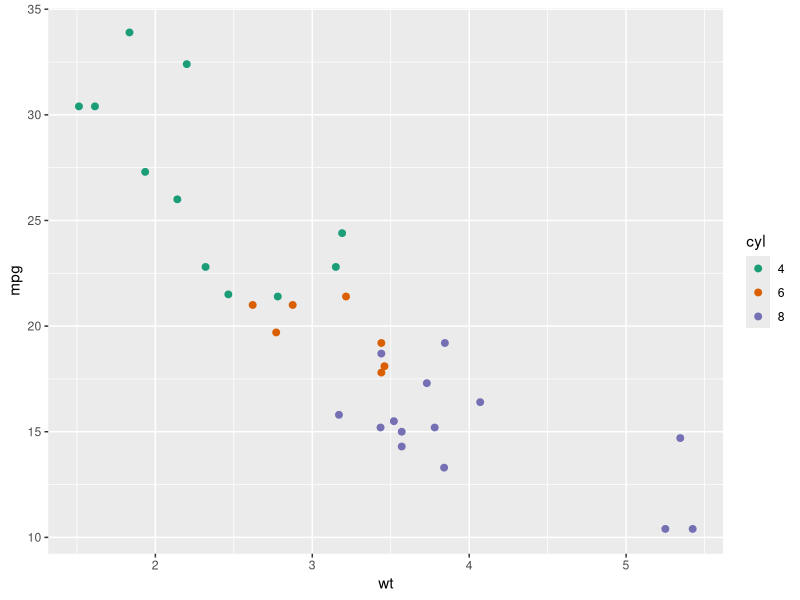

R code for this plot:
## ---- chunk 1
library(tibble); library(dplyr) 
library(ggplot2); library(R6)
## ---- chunk 2
triangle_size <- 6
square_size   <- 4
hexagon_size  <- 5
## ---- chunk 3
triangle <- list(size = 6)
square   <- list(size = 4)
hexagon  <- list(size = 5)
## ---- chunk 4
x <- list(size = 6)

# is x a square or a triangle?
## ---- chunk 5
triangle <- list(sides = 3, size = 6)
square   <- list(sides = 4, size = 4)
hexagon  <- list(sides = 6, size = 5)
## ---- chunk 6
print_rp <- function(rp) {    # hmm... the 'print' name is taken
    cat("Regular polygon with", rp$sides, 
        "sides of size", rp$size, "\n")
}

print_rp(triangle)
## ---- chunk 7
resize <- function(rp, value = 1) {
    rp$size <- rp$size * value
    rp
}

print_rp(resize(triangle, 2))
print_rp(triangle)  # the original object is unchanged
## ---- chunk 8
`size<-` <- function(rp, value = 1) {   # note the name
    rp$size <- rp$size * value
    rp
}

triangle_copy <- triangle  # let's work with a copy
size(triangle_copy) <- 2 
print_rp(triangle_copy)
## ---- chunk 9
attr(triangle, "class") <- "regular_polygon"
triangle
## ---- chunk 10
class(square) <- "regular_polygon"
class(square)
class(hexagon) <- "regular_polygon"
class(hexagon)
## ---- chunk 11
df1 <- data.frame(a = 1:2, b = 3:4)
class(df1)
str(df1)
## ---- chunk 12
model <- lm(b ~ a, data = df1)
class(model)
str(model)
## ---- chunk 13
df2 <- as_data_frame(df1)
class(df2)
str(df2)
## ---- chunk 14
print(df1)
print(df2)
## ---- chunk 15
print(model)
## ---- chunk 16
print
## ---- chunk 17
print.regular_polygon <- function(rp) {
    cat("Regular polygon with", rp$sides, 
        "sides of size", rp$size, "\n")
}

print(triangle)
## ---- chunk 18
methods(class = "regular_polygon")
## ---- chunk 19
methods(resize)
## ---- chunk 20
resize <- function(x, ...) UseMethod("resize", x)   # only one argument

resize.regular_polygon <- function(rp, value = 1) {
    rp$size <- rp$size * value
    rp
}
## ---- chunk 21
print(resize(triangle, 2))
## ---- chunk 22
circle <- list(sides = NA, size = 1)
class(circle) <- c('circle', 'regular_polygon')
print(circle)
## ---- chunk 23
print.circle <- function(rp) {
    cat("Circle of size", rp$size, "\n")
}
print(circle)
## ---- chunk 24
inherits(circle, 'circle')
inherits(circle, 'regular_polygon')
## ---- chunk 25
print(resize(circle, 2))
## ---- chunk 26
class(model)
class(model) <- c("Agent Smith", class(model))
class(model)
## ---- chunk 27
class(df1)
class(df1) <- c("Agent Smith", class(df1))
class(df1)
## ---- chunk 28
rm(list = ls())   # clean up

setClass(
    Class = "Circle",
    slots = representation(
        size = "numeric"
    )
)
## ---- chunk 29
circle <- new("Circle", size = 1.5)
circle
## ---- chunk 30
circle@size
slot(circle, 'size')
## ---- chunk 31
circle@size <- 1.7  # you should do this only inside of a class method
circle@size
## ---- chunk 32
Circle_show <- function(object) {
    cat("Circle of size", object@size, "\n")
}

setMethod("show", "Circle", Circle_show)
print(circle)
## ---- chunk 33
Circle_validity <- function(object) {
    if (object@size < 0) return("Size must be positive")
    TRUE   # return TRUE if all tests pass
}

setValidity("Circle", Circle_validity)
## ---- chunk 34
circle@size <- -5
circle
## ---- chunk 35
circle@size <- 1.7
## ---- chunk 36
Circle_get_size <- function(object) object@size

setGeneric(name = "size", 
           def = function(object) standardGeneric("size"),
           valueClass = "numeric")
setMethod("size", "Circle", Circle_get_size)
## ---- chunk 37
size(circle)
## ---- chunk 38
Circle_set_size <- function(object, value) {
    object@size <- value     # modifies the object in the local scope
    validObject(object)      # force validation
    object                   # the setter must return the object
}

setGeneric(name = "size<-", 
           def = function(object, value) standardGeneric("size<-"))
setMethod("size<-", "Circle", Circle_set_size)
## ---- chunk 39
size(circle) <- 2.5
size(circle)
## ---- chunk 40
setClass(
    Class = "RegularPolygon",
    slots = representation(sides = "integer"), # only the new slot
    contains = "Circle"     # size inherited from Circle
)
## ---- chunk 41
triangle <- new("RegularPolygon", sides = 3L, size = 3.5)
print(triangle)
## ---- chunk 42
RegularPolygon_show <- function(object) {
    cat("Regular polygon with", object@sides, 
        "sides of size", object@size, "\n")    
}

setMethod("show", "RegularPolygon", RegularPolygon_show)
print(triangle)
## ---- chunk 43
(size(triangle) <- 3.8)
## ---- chunk 44
is(triangle)            # this is how we check for S4 classes
is(triangle, "Circle")  # R cannot overcome poor design choices
## ---- chunk 45
my_env <- new.env()
my_env$x <- 42
ls(my_env)
my_env$x
## ---- chunk 46
setClass("Element",
         slots = representation(x = 'numeric', my_env = 'environment')
)

setMethod("initialize", "Element",
  function(.Object, ..., x=numeric(), my_env = new.env()) {
    callNextMethod(.Object, x = x, my_env = my_env, ...)
  }
)
## ---- chunk 47
el <- new("Element", x = 3)
print(el)
el@my_env$a <- 1
print(el@my_env$a)
## ---- chunk 48
rm(list = ls())

Circle <- R6Class(
    classname = "Circle",
    public = list(            # public attributes
        size = NULL,          # no type!
        initialize = function(size = NA) {
          self$size <- size   # good place to check types
        },
        print = function(...) cat("Circle of size", self$size, "\n"),
        expand = function(value) {
            self$size <- self$size * value   # self modifying
        }
    )
)
## ---- chunk 49
circle <- Circle$new(size = 6.1)
str(circle)
print(circle)
## ---- chunk 50
circle$size
## ---- chunk 51
circle$expand(2)         # look, no assignment
print(circle)
## ---- chunk 52
PrivateCircle <- R6Class(
    classname = "PrivateCircle",
    private = list(
        hidden_size = NULL),
    public = list(            # public attributes
        initialize = function(size = NA) {
          private$hidden_size <- size   # good place to check data types
        },
        print = function(...) cat("Circle of size", private$hidden_size, "\n")),
    active = list(
        size = function(value) {
          if (missing(value)) return(private$hidden_size)
          else private$hidden_size <- value
        }
    )
)
## ---- chunk 53
private_circle <- PrivateCircle$new(6.6)
private_circle$hidden_size  # not visible
private_circle$size         # getter
private_circle$size <- 7.7  # setter 
private_circle
## ---- chunk 54
RegularPolygon <- R6Class("RegularPolygon",
  inherit = Circle,
  public = list(
      sides = NULL,
      initialize = function(size = NA, sides = NA) {
          super$initialize(size)  # call parent's initialize
          self$sides <- sides     # take care of the new argument
      },
      print = function(...) {
          cat("Regular polygon with", self$sides, 
              "sides of size", self$size, "\n")    
      }
  )
)
## ---- chunk 55
triangle <- RegularPolygon$new(size = 8.2, sides = 3)
str(triangle)
triangle
## ---- chunk 56
triangle$size
triangle$expand(2)
triangle
## ---- chunk 57
mtcars %>%
    rownames_to_column('car_name') %>%
    select(car_name, mpg, cyl) %>%
    group_by(cyl) %>%                # 3 cyl groups: 4, 6, 8
    filter(mpg > mean(mpg)) %>%      # above average of each group
    top_n(1, mpg)                    # top 1 from each group, by mpg
## ---- chunk 58
.end <- identity   # identity(x) returns x; .end is hidden

mtcars %>%
    select(mpg, cyl) %>%
    head(3) %>%    # now all the dplyr lines end with %>%
    .end
## ---- chunk 59
mtcars %>%
    mutate(cyl = factor(cyl)) %>%        # pipe your data into ggplot
    ggplot(aes(x = wt, y = mpg, color = cyl)) + 
    geom_point(size = 2) +
    scale_colour_brewer(palette = 'Dark2')
## ---- chunk 60
sapply(mtcars, is.numeric)
sapply(list(), is.numeric)
## ---- chunk 61
sessionInfo()
